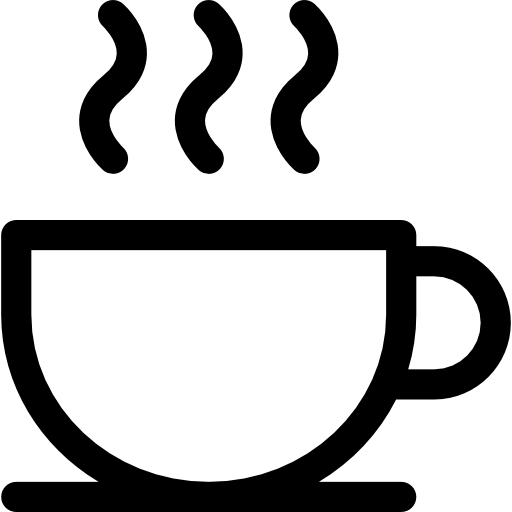
#> input picture coffee.png, 512 x 512 px
$ python card_renderer.py
#> lines starting #> are read from the running program, lines starting #| are printed output that depends on the picture; after the words box and inside, x2 and y2 are one past the last pixel; in counts of white or black regions, pixels touching at a corner belong together
"""
card_renderer.py
- All rendering for the loyalty card image lives here.
- Produces solid red stamps with an optional white coffee overlay (coffee.png).
- Uses strict geometry so the stamp grid never overlaps the thank-you line.
"""

import os
from io import BytesIO
from PIL import Image, ImageDraw, ImageFont, ImageOps, Image

# ---------------------- Tweakable layout constants ----------------------
W, H = 1080, 1080                # canvas
TITLE_Y = 56
LOGO_CENTER_Y = 300              # concentric rings center
THANK_Y_TARGET = 540             # desired TOP of thank-you text
FOOTER_Y = H - 74

# Stamp geometry
CIRCLE_R = 72                    # circle radius
ROW_GAP  = 180                   # center-to-center row spacing
COL_GAP  = 180
LEFT_X   = (W - 4 * COL_GAP) // 2

# Spacing protections
MIN_GAP_BELOW_THANK = 100        # gap between thank-you bottom and TOP of first circles
GRID_TOP_FIXED_MIN  = 7500        # never let the first row center be above this

# Colors
BG  = (0, 0, 0)
FG  = (255, 255, 255)
RED = (220, 53, 69)

# ---------------------- Fonts ----------------------
# [10 lines left out: function _font, not called in this run]

# ---------------------- Optional stamp icon (white overlay) ----------------------
COFFEE_ICON_PATH = os.getenv("COFFEE_ICON_PATH", "coffee.png")
try:
    _coffee_src = Image.open(COFFEE_ICON_PATH).convert("L")
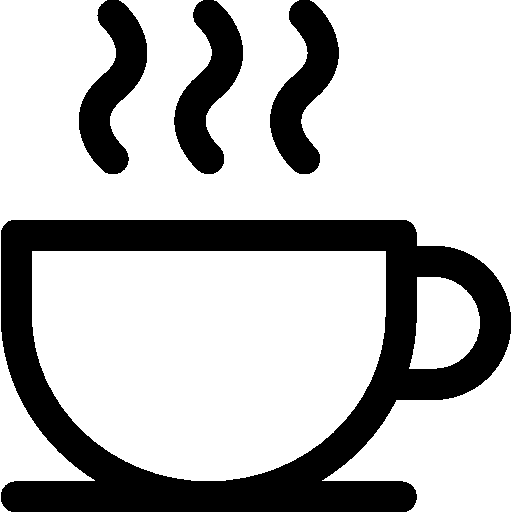
#> _coffee_src: PIL image 512x512 L; 73.8% white; 4 black regions, box (x1, y1, x2, y2) and area: (1, 220, 511, 512) 50677, (174, 0, 243, 174) 6012, (270, 0, 339, 174) 6012, (79, 0, 147, 174) 5997
except Exception:
    _coffee_src = None  # stamps will render fine without an icon


# [81 lines left out: function render_stamp_card, not called in this run]
